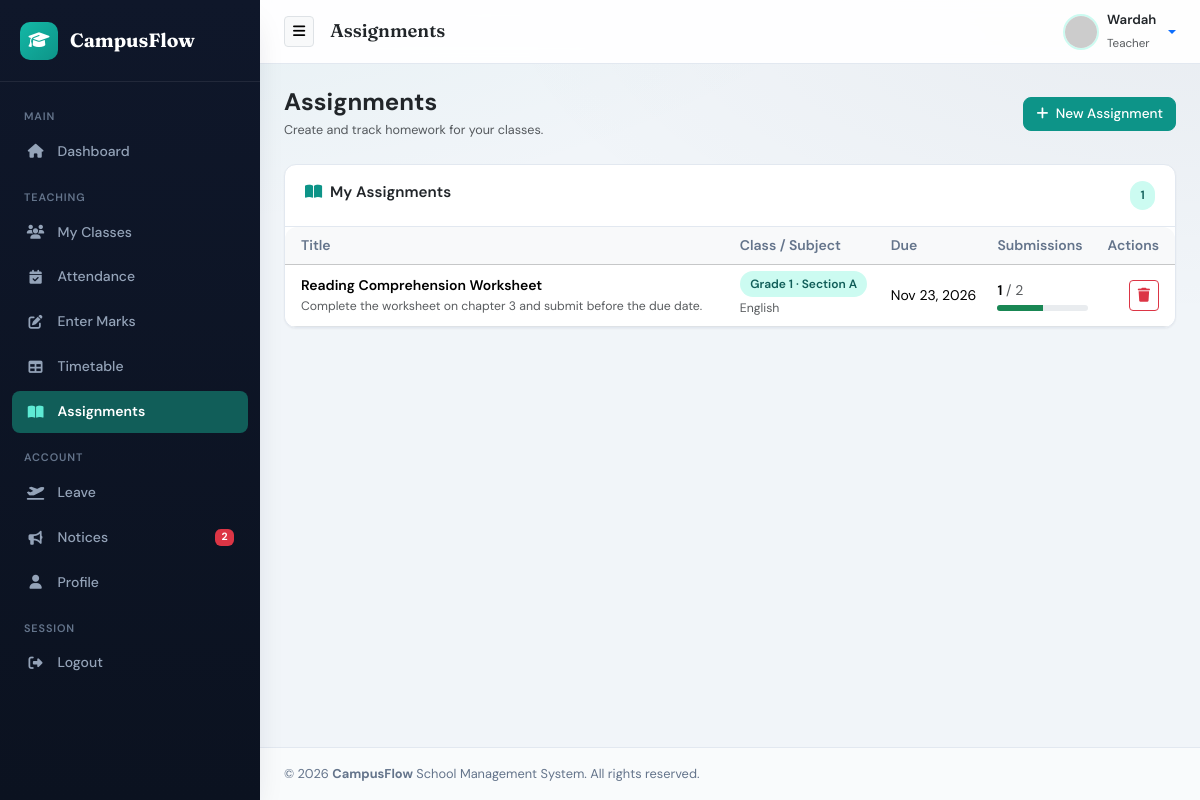
The page /teacher/assignments.php (signed in) on the database its author committed.
### tables this page shows
CREATE TABLE `assignments` (
  `id` int(11) NOT NULL,
  `class_id` int(11) NOT NULL,
  `subject_id` int(11) NOT NULL,
  `teacher_id` int(11) NOT NULL,
  `title` varchar(150) NOT NULL,
  `description` text NOT NULL,
  `due_date` date NOT NULL,
  `created_at` timestamp NOT NULL DEFAULT current_timestamp()
);

CREATE TABLE `classes` (
  `id` int(11) NOT NULL,
  `class_name` varchar(50) NOT NULL,
  `section` varchar(20) NOT NULL,
  `created_at` timestamp NOT NULL DEFAULT current_timestamp()
);

CREATE TABLE `subjects` (
  `id` int(11) NOT NULL,
  `subject_name` varchar(100) NOT NULL,
  `subject_code` varchar(30) NOT NULL,
  `class_id` int(11) NOT NULL,
  `teacher_id` int(11) DEFAULT NULL,
  `created_at` timestamp NOT NULL DEFAULT current_timestamp()
);

### includes/functions.php (called while the page is built, shortened)
<?php
if (!function_exists('e')) {
    function e(?string $value): string {
        return htmlspecialchars((string)$value, ENT_QUOTES, 'UTF-8');
    }
}
if (!function_exists('current_teacher_id')) {
    function current_teacher_id(mysqli $conn): ?int {
        $uid = (int)$_SESSION['user_id'];
        $stmt = $conn->prepare("SELECT id FROM teachers WHERE user_id = ? LIMIT 1");
        $stmt->bind_param("i", $uid);
        $stmt->execute();
        $row = $stmt->get_result()->fetch_assoc();
        return $row ? (int)$row['id'] : null;
    }
}

### teacher/assignments.php (the view, shortened to what this page needs)
<?php
require_once '../config/database.php';
$teacher_id = current_teacher_id($conn);
$my_subjects = [];
$sub_stmt = $conn->prepare("
    SELECT sub.id, sub.subject_name, sub.class_id, c.class_name, c.section
    FROM subjects sub
    INNER JOIN classes c ON c.id = sub.class_id
    WHERE sub.teacher_id = ?
    ORDER BY c.class_name ASC, sub.subject_name ASC
");
$sub_stmt->bind_param('i', $teacher_id);
$sub_stmt->execute();
$sub_res = $sub_stmt->get_result();
while ($row = $sub_res->fetch_assoc()) {
    $my_subjects[] = $row;
}
$assignments = [];
$asg_stmt = $conn->prepare("
    SELECT a.id, a.title, a.description, a.due_date, a.created_at,
           c.class_name, c.section, s.subject_name,
           (SELECT COUNT(*) FROM students st WHERE st.class_id = a.class_id) AS total_students,
           (SELECT COUNT(*) FROM assignment_submissions subm WHERE subm.assignment_id = a.id AND subm.status = 'Submitted') AS submitted_count
    FROM assignments a
    INNER JOIN classes c ON c.id = a.class_id
    INNER JOIN subjects s ON s.id = a.subject_id
    WHERE a.teacher_id = ?
    ORDER BY a.due_date ASC, a.id DESC
");
$asg_stmt->bind_param('i', $teacher_id);
$asg_stmt->execute();
$asg_res = $asg_stmt->get_result();
while ($row = $asg_res->fetch_assoc()) {
    $assignments[] = $row;
}
include '../includes/header.php';
include '../includes/sidebar.php';
?>
<div class="d-flex flex-column flex-md-row justify-content-between align-items-md-center gap-3 mb-4">
    <div>
        <h4 class="fw-bold text-dark mb-1">Assignments</h4>
        <p class="text-muted small mb-0">Create and track homework for your classes.</p>
    </div>
    <button type="button" class="btn btn-primary" data-bs-toggle="modal" data-bs-target="#createAssignmentModal" <?php echo count($my_subjects) === 0 ? 'disabled' : ''; ?>>
        <i class="fa-solid fa-plus me-1"></i> New Assignment
    </button>
</div>
<div class="card">
    <div class="card-header d-flex justify-content-between">
        <span><i class="fa-solid fa-book-open me-2" style="color:var(--primary-color);"></i>My Assignments</span>
        <span class="badge-mint"><?php echo count($assignments); ?></span>
    </div>
    <div class="card-body p-0">
        <?php if (count($assignments) === 0): ?>
            <div class="empty-state py-5"><i class="fa-solid fa-book-open"></i><p class="mb-0">No assignments yet</p></div>
        <?php else: ?>
            <div class="table-responsive">
                <table class="table table-hover align-middle mb-0">
                    <thead class="table-light"><tr>
                        <th class="ps-3">Title</th>
                        <th>Class / Subject</th>
                        <th>Due</th>
                        <th>Submissions</th>
                        <th class="pe-3 text-end">Actions</th>
                    </tr></thead>
                    <tbody>
                    <?php foreach ($assignments as $a):
                        $total = (int)$a['total_students'];
                        $submitted = (int)$a['submitted_count'];
                    ?>
                        <tr>
                            <td class="ps-3">
                                <div class="fw-semibold"><?php echo e($a['title']); ?></div>
                                <div class="small text-muted"><?php echo e(mb_strimwidth($a['description'], 0, 70, '…')); ?></div>
                            </td>
                            <td>
                                <span class="badge-mint"><?php echo e($a['class_name'] . ' · ' . $a['section']); ?></span>
                                <div class="small text-muted mt-1"><?php echo e($a['subject_name']); ?></div>
                            </td>
                            <td>
                                <?php echo e(date('M j, Y', strtotime($a['due_date']))); ?>
                            </td>
                            <td>
                                <span class="fw-semibold"><?php echo $submitted; ?></span>
                                <span class="text-muted">/ <?php echo $total; ?></span>
                                <div class="progress mt-1" style="height:6px;max-width:100px;">
                                    <div class="progress-bar bg-success" style="width:<?php echo $total > 0 ? round(($submitted / $total) * 100) : 0; ?>%;"></div>
                                </div>
                            </td>
                            <td class="pe-3 text-end">
                                <form method="POST" action="" class="d-inline" onsubmit="return confirm('Delete this assignment?');">
                                    <button type="submit" class="btn btn-sm btn-outline-danger"><i class="fa-solid fa-trash"></i></button>
                                </form>
                            </td>
                        </tr>
                    <?php endforeach; ?>
                    </tbody>
                </table>
            </div>
        <?php endif; ?>
    </div>
</div>
<?php include '../includes/footer.php'; ?>

### assets/css/style.css (style rules this page uses)
:root { --primary-color: #0D9488; --primary-hover: #0F766E; --forest-green: #115E59; --mint-tint: #CCFBF1; --mint-text: #115E59; --sidebar-bg: #0F172A; --sidebar-color: #94A3B8; --sidebar-hover-bg: #1E293B; --sidebar-hover-color: #FFFFFF; --sidebar-active-bg: #115E59; --body-bg: #F1F5F9; --card-bg: #FFFFFF; --text-main: #0F172A; --text-muted: #64748B; --border-color: #E2E8F0; --success-color: #10B981; --warning-color: #F59E0B; --danger-color: #EF4444; --info-color: #0EA5E9; --radius-sm: 8px; --radius-md: 12px; --radius-lg: 16px; --shadow-sm: 0 1px 2px rgba(15, 23, 42, 0.05); --shadow-md: 0 8px 20px -8px rgba(15, 23, 42, 0.12); --shadow-lg: 0 16px 32px -12px rgba(15, 23, 42, 0.18); --transition: all 0.2s ease; --font-body: 'DM Sans', system-ui, sans-serif; --font-display: 'Fraunces', Georgia, serif; }
* { box-sizing: border-box; }
body { background: var(--body-bg); background-image: radial-gradient(ellipse 80% 50% at 0% -20%, rgba(13, 148, 136, 0.08), transparent), radial-gradient(ellipse 60% 40% at 100% 0%, rgba(15, 23, 42, 0.04), transparent); color: var(--text-main); font-family: var(--font-body); font-size: 0.9rem; line-height: 1.55; overflow-x: hidden; min-height: 100vh; }
.card { border: 1px solid var(--border-color); border-radius: var(--radius-md); box-shadow: var(--shadow-sm); background: var(--card-bg); margin-bottom: 1.25rem; transition: var(--transition); }
.card-header { background: transparent; border-bottom: 1px solid var(--border-color); padding: 1rem 1.25rem; font-weight: 600; font-size: 0.95rem; }
.btn-primary { background-color: var(--primary-color) !important; border-color: var(--primary-color) !important; color: #fff !important; font-weight: 500; font-size: 0.85rem; border-radius: var(--radius-sm); }
.badge-mint { background: var(--mint-tint); color: var(--mint-text); font-weight: 600; padding: 0.3rem 0.65rem; border-radius: 50rem; font-size: 0.75rem; }
.table { font-size: 0.875rem; }
.table thead th { font-weight: 600; color: var(--text-muted); border-bottom-width: 1px; white-space: nowrap; }
.table-responsive { border-radius: var(--radius-md); }

### rows shown on the page
assignments: title "Reading Comprehension Worksheet", description "Complete the worksheet on chapter 3 and submit before the due date.", class.section "Grade 1 · Section A", subject.subject_name "English", due_date "Nov 23, 2026", submitted "1", total "2"

### other values the page prints
$unread "2"
$page_title "Assignments"
$username "Wardah"
$role "Teacher"
count($assignments) "1"
